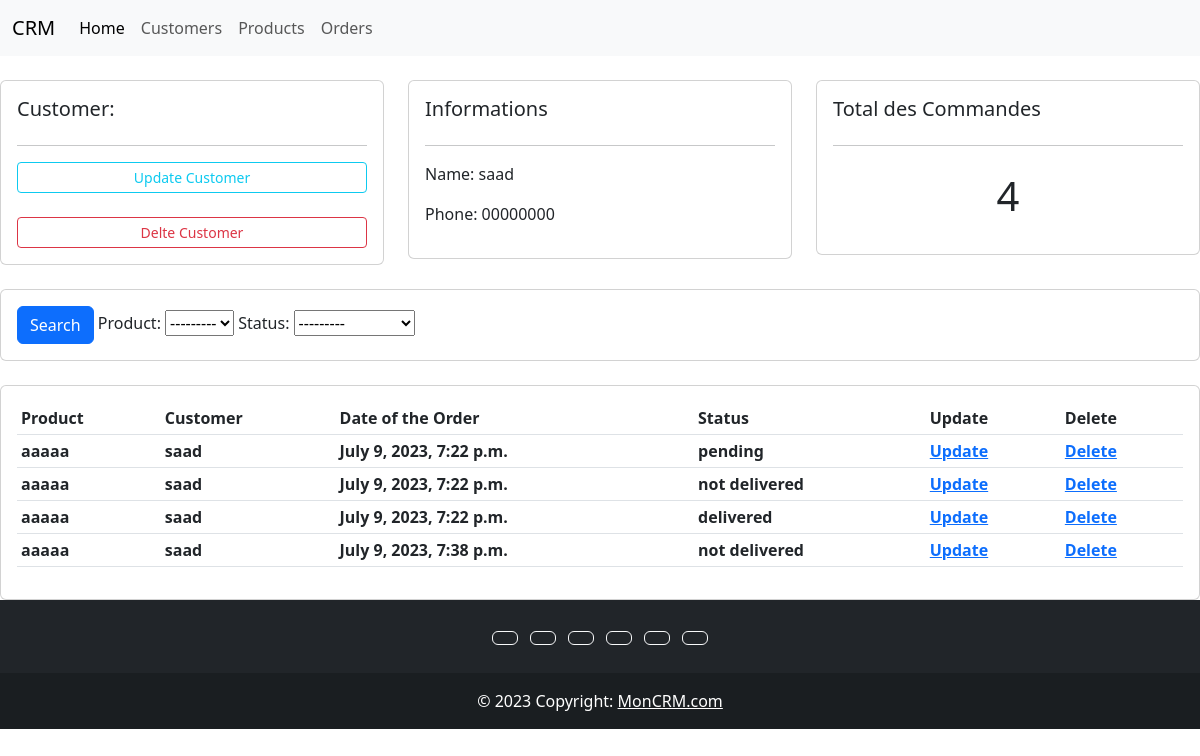
Screenshot of /customer/1 with the database file from the repository.
### customer/models.py (models this page shows)
class Customer(models.Model):
    name=models.CharField(max_length=200,null=True)
    phone_number=models.CharField(max_length=200,null=True)
    date_creation=models.DateTimeField(auto_now_add=True,null=True)
    def __str__(self):
        return self.name

### order/models.py (models this page shows)
class Order(models.Model):
    STATUS=( ('pending','pending'),
            ('not delivered','not delivered'),
            ('delivered', 'delivered')
            )
    customer=models.ForeignKey(Customer,null=True,on_delete=models.SET_NULL)
    product=models.ForeignKey(Product,null=True,on_delete=models.SET_NULL)
    status=models.CharField(max_length=200,null=True,choices=STATUS)
    date_creation = models.DateTimeField(auto_now_add=True, null=True)

### product/models.py (models this page shows)
class Product(models.Model):
    name=models.CharField(max_length=200,null=True)
    price=models.FloatField(null=True)
    date_creation = models.DateTimeField(auto_now_add=True, null=True)
    tag=models.ManyToManyField(Tag)
    def __str__(self):
        return self.name

### customer/views.py (the view)
# urls.py: path('/<str:pk>',views.list_customers,name='customer'),
def list_customers(request,pk):
    customer=Customer.objects.get(id=pk)
    order=customer.order_set.all()
    total_order=order.count()
    myFilter=OrderFilter(request.GET,queryset=order)
    order=myFilter.qs
    context={'customer':customer,'order':order,'total_order':total_order,'myFilter':myFilter}
    return render(request, 'customer/list_customers.html',context)

### templates/customer/list_customers.html
{% extends 'main.html' %}
{% block content %}
	<br>
<div class="row">
	<div class="col-md">
		<div class="card card-body">
			<h5>Customer:</h5>
			<hr>
			<a class="btn btn-outline-info  btn-sm btn-block" href="">Update Customer</a>
			<br>
			<a class="btn btn-outline-danger  btn-sm btn-block" href="">Delte Customer</a>
		</div>
	</div>
	<div class="col-md">
		<div class="card card-body">
			<h5>Informations</h5>
			<hr>
			<p>Name: {{customer.name}}</p>
			<p>Phone: {{customer.phone_number}}</p>
		</div>
	</div>
	<div class="col-md">
		<div class="card card-body">
			<h5>Total des Commandes</h5>
			<hr>
			<h1 style="text-align: center;padding: 10px">{{total_order}}</h1>
		</div>
	</div>
</div>
<br>
<div class="row">
	<div class="col">
		<div class="card card-body">
			<form method="get">
		    <button class="btn btn-primary" type="submit">Search</button>
				{{myFilter.form}}
		  </form>
		</div>
	</div>
</div>
<br>
<div class="row">
	<div class="col-md">
		<div class="card card-body">
			<table class="table table-sm">
				<tr>
					<th>Product</th>
					<th>Customer</th>
					<th>Date of the Order</th>
					<th>Status</th>
					<th>Update</th>
					<th>Delete</th>
				</tr>
				{% for order in order %}
				<tr>
					<th>{{order.product}}</th>
					<th>{{order.customer}}</th>
					<th>{{order.date_creation}}</th>
					<th>{{order.status}}</th>
					<th><a href="">Update</a> </th>
					<th><a href="">Delete</a> </th>
				</tr>
				{% endfor %}
			</table>
		</div>
	</div>
</div>
{% endblock content%}

### static/css/main.css (style rules this page uses)
body { background-color: #beef5; }

### rows the page displays
Customer: name "saad", phone_number "00000000"
Order: product "aaaaa", customer "saad", date_creation "July 9, 2023, 7:22 p.m.", status "pending"
Order: product "aaaaa", customer "saad", date_creation "July 9, 2023, 7:22 p.m.", status "not delivered"
Order: product "aaaaa", customer "saad", date_creation "July 9, 2023, 7:22 p.m.", status "delivered"
Order: product "aaaaa", customer "saad", date_creation "July 9, 2023, 7:38 p.m.", status "not delivered"

### other values shown
{{ total_order }} "4"
